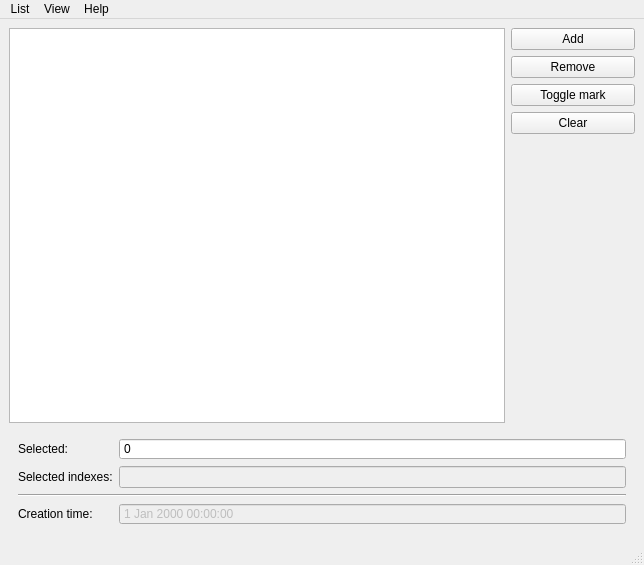
<?xml version="1.0" encoding="UTF-8"?>
<ui version="4.0">
 <class>MainWindow</class>
 <widget class="QMainWindow" name="MainWindow">
  <property name="geometry">
   <rect>
    <x>0</x>
    <y>0</y>
    <width>644</width>
    <height>565</height>
   </rect>
  </property>
  <property name="windowTitle">
   <string>Tickathon</string>
  </property>
  <property name="windowIcon">
   <iconset>
    <normaloff>../assets/tickathon.png</normaloff>../assets/tickathon.png</iconset>
  </property>
  <widget class="QWidget" name="MainWidget">
   <property name="styleSheet">
    <string notr="true">QPushButton{
	image: url()
}

QPushButton#AddButton:hover{
	background-color: rgb(85, 255, 0)
}
QPushButton#RemoveButton:hover{
	background-color: rgb(252, 78, 78)
}
QPushButton#MarkButton:hover{
	background-color: rgb(59, 168, 255)
}
QPushButton#ClearButton:hover{
	background-color: rgb(255, 101, 0)
}</string>
   </property>
   <layout class="QGridLayout" name="gridLayout">
    <item row="0" column="4">
     <widget class="QPushButton" name="AddButton">
      <property name="sizePolicy">
       <sizepolicy hsizetype="Preferred" vsizetype="Fixed">
        <horstretch>0</horstretch>
        <verstretch>1</verstretch>
       </sizepolicy>
      </property>
      <property name="text">
       <string>Add</string>
      </property>
      <property name="icon">
       <iconset>
        <normaloff>../assets/edit_add.png</normaloff>../assets/edit_add.png</iconset>
      </property>
     </widget>
    </item>
    <item row="1" column="4">
     <widget class="QPushButton" name="RemoveButton">
      <property name="sizePolicy">
       <sizepolicy hsizetype="Preferred" vsizetype="Fixed">
        <horstretch>0</horstretch>
        <verstretch>1</verstretch>
       </sizepolicy>
      </property>
      <property name="text">
       <string>Remove</string>
      </property>
      <property name="icon">
       <iconset>
        <normaloff>../assets/edit_remove.png</normaloff>../assets/edit_remove.png</iconset>
      </property>
     </widget>
    </item>
    <item row="2" column="4">
     <widget class="QPushButton" name="MarkButton">
      <property name="sizePolicy">
       <sizepolicy hsizetype="Preferred" vsizetype="Fixed">
        <horstretch>0</horstretch>
        <verstretch>1</verstretch>
       </sizepolicy>
      </property>
      <property name="text">
       <string>Toggle mark</string>
      </property>
      <property name="icon">
       <iconset>
        <normaloff>../assets/checkbox.png</normaloff>../assets/checkbox.png</iconset>
      </property>
     </widget>
    </item>
    <item row="4" column="4" rowspan="2">
     <spacer name="verticalSpacer">
      <property name="orientation">
       <enum>Qt::Vertical</enum>
      </property>
      <property name="sizeHint" stdset="0">
       <size>
        <width>20</width>
        <height>40</height>
       </size>
      </property>
     </spacer>
    </item>
    <item row="3" column="4">
     <widget class="QPushButton" name="ClearButton">
      <property name="sizePolicy">
       <sizepolicy hsizetype="Preferred" vsizetype="Fixed">
        <horstretch>0</horstretch>
        <verstretch>1</verstretch>
       </sizepolicy>
      </property>
      <property name="text">
       <string>Clear</string>
      </property>
      <property name="icon">
       <iconset>
        <normaloff>../assets/logout.png</normaloff>../assets/logout.png</iconset>
      </property>
     </widget>
    </item>
    <item row="0" column="0" rowspan="6" colspan="4">
     <widget class="QListWidget" name="List">
      <property name="sizePolicy">
       <sizepolicy hsizetype="Expanding" vsizetype="Expanding">
        <horstretch>0</horstretch>
        <verstretch>1</verstretch>
       </sizepolicy>
      </property>
      <property name="contextMenuPolicy">
       <enum>Qt::CustomContextMenu</enum>
      </property>
      <property name="tabKeyNavigation">
       <bool>true</bool>
      </property>
      <property name="dragEnabled">
       <bool>true</bool>
      </property>
      <property name="dragDropOverwriteMode">
       <bool>false</bool>
      </property>
      <property name="dragDropMode">
       <enum>QAbstractItemView::DragDrop</enum>
      </property>
      <property name="defaultDropAction">
       <enum>Qt::MoveAction</enum>
      </property>
      <property name="selectionMode">
       <enum>QAbstractItemView::ContiguousSelection</enum>
      </property>
      <property name="selectionBehavior">
       <enum>QAbstractItemView::SelectItems</enum>
      </property>
      <property name="spacing">
       <number>3</number>
      </property>
      <property name="viewMode">
       <enum>QListView::ListMode</enum>
      </property>
      <property name="modelColumn">
       <number>0</number>
      </property>
      <property name="wordWrap">
       <bool>true</bool>
      </property>
     </widget>
    </item>
    <item row="6" column="0" colspan="5">
     <widget class="QWidget" name="widget" native="true">
      <layout class="QGridLayout" name="gridLayout_2">
       <item row="0" column="0">
        <widget class="QLabel" name="SelectedLabel">
         <property name="sizePolicy">
          <sizepolicy hsizetype="Fixed" vsizetype="Preferred">
           <horstretch>0</horstretch>
           <verstretch>0</verstretch>
          </sizepolicy>
         </property>
         <property name="text">
          <string>Selected:</string>
         </property>
        </widget>
       </item>
       <item row="4" column="0">
        <widget class="QLabel" name="CreationTimeLabel">
         <property name="text">
          <string>Creation time:</string>
         </property>
        </widget>
       </item>
       <item row="2" column="0" colspan="4">
        <widget class="Line" name="hSep1">
         <property name="orientation">
          <enum>Qt::Horizontal</enum>
         </property>
        </widget>
       </item>
       <item row="1" column="0">
        <widget class="QLabel" name="IndexesLabel">
         <property name="text">
          <string>Selected indexes:</string>
         </property>
        </widget>
       </item>
       <item row="1" column="1" colspan="3">
        <widget class="QLineEdit" name="IndexesOutput">
         <property name="enabled">
          <bool>false</bool>
         </property>
         <property name="readOnly">
          <bool>true</bool>
         </property>
        </widget>
       </item>
       <item row="4" column="1" colspan="3">
        <widget class="QDateTimeEdit" name="ItemCreationTime">
         <property name="enabled">
          <bool>false</bool>
         </property>
         <property name="readOnly">
          <bool>true</bool>
         </property>
         <property name="buttonSymbols">
          <enum>QAbstractSpinBox::NoButtons</enum>
         </property>
        </widget>
       </item>
       <item row="0" column="1" colspan="3">
        <widget class="QSpinBox" name="SelectedCount">
         <property name="readOnly">
          <bool>true</bool>
         </property>
         <property name="buttonSymbols">
          <enum>QAbstractSpinBox::NoButtons</enum>
         </property>
        </widget>
       </item>
      </layout>
     </widget>
    </item>
   </layout>
  </widget>
  <widget class="QMenuBar" name="MenuBar">
   <property name="geometry">
    <rect>
     <x>0</x>
     <y>0</y>
     <width>644</width>
     <height>21</height>
    </rect>
   </property>
   <widget class="QMenu" name="ListMenu">
    <property name="title">
     <string>List</string>
    </property>
    <addaction name="AddAction"/>
    <addaction name="RemoveAction"/>
    <addaction name="MarkAction"/>
    <addaction name="separator"/>
    <addaction name="ClearAction"/>
   </widget>
   <widget class="QMenu" name="Help">
    <property name="title">
     <string>Help</string>
    </property>
    <addaction name="AboutAction"/>
   </widget>
   <widget class="QMenu" name="View">
    <property name="title">
     <string>View</string>
    </property>
    <addaction name="ActiveItems"/>
   </widget>
   <addaction name="ListMenu"/>
   <addaction name="View"/>
   <addaction name="Help"/>
  </widget>
  <widget class="QStatusBar" name="StatusBar"/>
  <action name="AddAction">
   <property name="icon">
    <iconset>
     <normaloff>../assets/edit_add.png</normaloff>../assets/edit_add.png</iconset>
   </property>
   <property name="text">
    <string>Add item(s)</string>
   </property>
   <property name="shortcut">
    <string>Ins</string>
   </property>
   <property name="shortcutContext">
    <enum>Qt::ApplicationShortcut</enum>
   </property>
  </action>
  <action name="RemoveAction">
   <property name="icon">
    <iconset>
     <normaloff>../assets/edit_remove.png</normaloff>../assets/edit_remove.png</iconset>
   </property>
   <property name="text">
    <string>Remove item(s)</string>
   </property>
   <property name="shortcut">
    <string>Del</string>
   </property>
  </action>
  <action name="MarkAction">
   <property name="icon">
    <iconset>
     <normaloff>../assets/checkbox.png</normaloff>../assets/checkbox.png</iconset>
   </property>
   <property name="text">
    <string>Toggle mark item(s)</string>
   </property>
   <property name="toolTip">
    <string>Mark item</string>
   </property>
   <property name="shortcut">
    <string>Space</string>
   </property>
  </action>
  <action name="ClearAction">
   <property name="icon">
    <iconset>
     <normaloff>../assets/logout.png</normaloff>../assets/logout.png</iconset>
   </property>
   <property name="text">
    <string>Clear list</string>
   </property>
   <property name="shortcut">
    <string>Shift+Del</string>
   </property>
  </action>
  <action name="AboutAction">
   <property name="icon">
    <iconset>
     <normaloff>../assets/info.png</normaloff>../assets/info.png</iconset>
   </property>
   <property name="text">
    <string>About</string>
   </property>
   <property name="shortcut">
    <string>F1</string>
   </property>
  </action>
  <action name="ActiveItems">
   <property name="icon">
    <iconset>
     <normaloff>../assets/view_text.png</normaloff>../assets/view_text.png</iconset>
   </property>
   <property name="text">
    <string>Active items</string>
   </property>
   <property name="shortcut">
    <string>Ctrl+Shift+I</string>
   </property>
  </action>
 </widget>
 <resources/>
 <connections/>
</ui>
